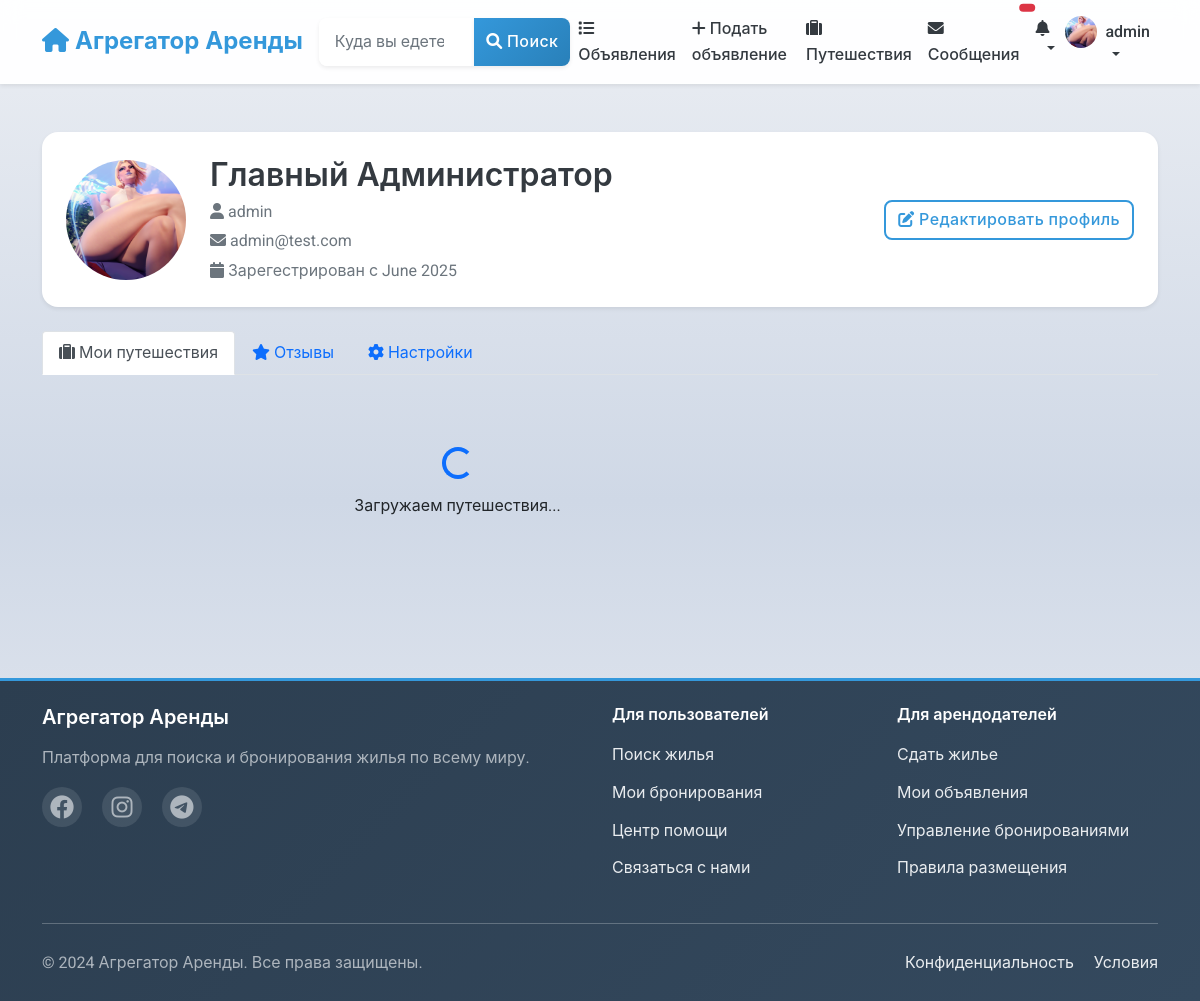
/users/profile/ (signed in), run on the app's committed database.
### users/models.py (models this page shows, shortened)
class User(AbstractUser):
    phone_number = models.CharField(_("Phone number"), max_length=20, blank=True)
    profile_picture = models.ImageField(_("Profile picture"), upload_to='profile_pictures/', blank=True, null=True)
    bio = models.TextField(_("Bio"), blank=True)
    is_phone_verified = models.BooleanField(_("Phone verified"), default=False)
    is_id_verified = models.BooleanField(_("ID verified"), default=False)
    is_host = models.BooleanField(_("Is host"), default=False)
    is_guest = models.BooleanField(_("Is guest"), default=True)
    ROLE_CHOICES = [
        ('user', _('Regular User')),
        ('host', _('Host')),
        ('moderator', _('Moderator')),
        ('admin', _('Administrator')),
    ]
    role = models.CharField(_("Role"), max_length=20, choices=ROLE_CHOICES, default='user')
    email_notifications = models.BooleanField(_("Email notifications"), default=True)
    sms_notifications = models.BooleanField(_("SMS notifications"), default=False)
    date_joined = models.DateTimeField(_("Date joined"), auto_now_add=True)
    last_updated = models.DateTimeField(_("Last updated"), auto_now=True)
    class Meta:
        verbose_name = _("User")
        verbose_name_plural = _("Users")
    @property
    def verification_status(self):
        if self.is_id_verified:
            return "ID Verified"
        elif self.is_phone_verified:
            return "Phone Verified"
        return "Unverified"

### users/views.py (the view)
# urls.py: path('profile/', views.profile_view, name='profile'),
@login_required
def profile_view(request):
    return render(request, 'users/profile.html', {
        'user': request.user,
    })

### notifications/templatetags/notify_tags.py (called while the page is built)
@register.simple_tag(takes_context=True)
def notification_count(context):
    user = context['request'].user
    if user.is_authenticated:
        count = user.notifications.filter(is_read=False).count()
        return count
    return 0

### users/templates/users/profile.html (shortened to what this page needs)
{% extends 'base.html' %}
{% load static %}
{% block content %}
<div class="container py-4">
    <div class="row mb-4">
        <div class="col-12">
            <div class="card shadow-sm">
                <div class="card-body p-4">
                    <div class="d-flex flex-column flex-md-row align-items-center">
                        <div class="me-md-4 mb-3 mb-md-0 text-center">
                            {% if user.profile_picture %}
                                <img src="{{ user.profile_picture.url }}" alt="{{ user.username }}" class="user-avatar lg rounded-circle" style="width: 120px; height: 120px; object-fit: cover;">
                            {% else %}
                                <div class="user-avatar lg rounded-circle bg-light d-flex align-items-center justify-content-center" style="width: 120px; height: 120px;">
                                    <i class="fas fa-user-circle fa-3x text-secondary"></i>
                                </div>
                            {% endif %}
                        </div>
                        <div class="flex-grow-1 text-center text-md-start">
                            <div class="d-flex flex-column flex-md-row justify-content-between align-items-md-center">
                                <div>
                                    <h2 class="mb-1">{{ user.get_full_name|default:user.username }}</h2>
                                    <p class="text-muted mb-1">
                                        <i class="fas fa-user"></i> {{ user.username }}
                                    </p>
                                    <p class="text-muted mb-1">
                                        <i class="fas fa-envelope"></i> {{ user.email }}
                                    </p>
                                    <p class="text-muted mb-0">
                                        <i class="fas fa-calendar"></i> Зарегестрирован с {{ user.date_joined|date:"F Y" }}
                                    </p>
                                </div>
                                <div class="mt-3 mt-md-0">
                                    <a href="{% url 'users:edit_profile' %}" class="btn btn-outline-primary">
                                        <i class="fas fa-edit"></i> Редактировать профиль
                                    </a>
                                </div>
                            </div>
                        </div>
                    </div>
                </div>
            </div>
        </div>
    </div>
    <ul class="nav nav-tabs mb-4" id="profileTabs" role="tablist">
        <li class="nav-item" role="presentation">
            <button class="nav-link active" id="trips-tab" data-bs-toggle="tab" data-bs-target="#trips"
                    type="button" role="tab" aria-controls="trips" aria-selected="true">
                <i class="fas fa-suitcase"></i> Мои путешествия
            </button>
        </li>
        <li class="nav-item" role="presentation">
            <button class="nav-link" id="reviews-tab" data-bs-toggle="tab" data-bs-target="#reviews"
                    type="button" role="tab" aria-controls="reviews" aria-selected="false">
                <i class="fas fa-star"></i> Отзывы
            </button>
        </li>
        <li class="nav-item" role="presentation">
            <button class="nav-link" id="settings-tab" data-bs-toggle="tab" data-bs-target="#settings"
                    type="button" role="tab" aria-controls="settings" aria-selected="false">
                <i class="fas fa-cog"></i> Настройки
            </button>
        </li>
    </ul>
    <div class="tab-content" id="profileTabsContent">
        <div class="tab-pane fade show active" id="trips" role="tabpanel" aria-labelledby="trips-tab">
            <div class="row">
                <div class="col-md-9">
                    <div id="trips-content" hx-get="{% url 'listings:user_bookings' %}?tab_content=1" hx-trigger="load once">
                        <div class="text-center p-5">
                            <div class="spinner-border text-primary" role="status">
                            </div>
                            <p class="mt-2">Загружаем путешествия...</p>
                        </div>
                    </div>
                </div>
            </div>
        </div>
    </div>
</div>
{% endblock %}

### templates/includes/navbar.html (shortened to what this page needs)
<nav class="navbar navbar-expand-lg navbar-light bg-white shadow-sm">
    <div class="container">
        <a class="navbar-brand" href="{% url 'listings:listing_list' %}">
            <i class="fas fa-home"></i> Агрегатор Аренды
        </a>
        <div class="collapse navbar-collapse" id="navbarSupportedContent">
            <form class="d-flex mx-auto my-2 my-lg-0" action="{% url 'listings:listing_list' %}" method="get">
                <div class="input-group">
                    <input class="form-control" type="search" name="location" placeholder="Куда вы едете?"
                           aria-label="Search" value="{{ request.GET.location|default:'' }}">
                    <button class="btn btn-primary" type="submit">
                        <i class="fas fa-search"></i> Поиск
                    </button>
                </div>
            </form>
            <ul class="navbar-nav ms-auto mb-2 mb-lg-0">
                <li class="nav-item">
                    <a class="nav-link {% if request.resolver_match.url_name == 'listing_list' %}active{% endif %}"
                       href="{% url 'listings:listing_list' %}">
                        <i class="fas fa-list"></i> Объявления
                    </a>
                </li>
                {% if user.is_authenticated %}
                    {% if user.is_host %}
                    <li class="nav-item dropdown">
                        <a class="nav-link dropdown-toggle" href="#" id="hostDropdown" role="button"
                           data-bs-toggle="dropdown" aria-expanded="false">
                            <i class="fas fa-home"></i> Управление
                        </a>
                        <ul class="dropdown-menu">
                            <li>
                                <a class="dropdown-item" href="{% url 'listings:host_dashboard' %}">
                                    <i class="fas fa-tachometer-alt"></i> Панель управления
                                </a>
                            </li>
                            <li>
                                <a class="dropdown-item" href="{% url 'listings:host_listings' %}">
                                    <i class="fas fa-list"></i> Мои объявления
                                </a>
                            </li>
                            <li>
                                <a class="dropdown-item" href="{% url 'listings:listing_create' %}">
                                    <i class="fas fa-plus"></i> Создать объявление
                                </a>
                            </li>
                            <li>
                                <a class="dropdown-item" href="{% url 'listings:host_bookings' %}">
                                    <i class="fas fa-calendar-check"></i> Запросы на бронирование
                                </a>
                            </li>
                            <li>
                                <a class="dropdown-item" href="{% url 'subscriptions:plan_list' %}">
                                    <i class="fas fa-credit-card"></i> Управление подписками
                                </a>
                            </li>
                        </ul>
                    </li>
                    {% else %}
                    <li class="nav-item">
                        <a class="nav-link" href="{% url 'listings:listing_create' %}">
                            <i class="fas fa-plus"></i> Подать объявление
                        </a>
                    </li>
                    {% endif %}
                    <li class="nav-item">
                        <a class="nav-link {% if request.resolver_match.url_name == 'user_bookings' %}active{% endif %}"
                           href="{% url 'listings:user_bookings' %}">
                            <i class="fas fa-suitcase"></i> Путешествия
                        </a>
                    </li>
                    <li class="nav-item">
                        <a class="nav-link position-relative {% if 'chat' in request.path %}active{% endif %}"
                           href="{% url 'chat:conversation_list' %}">
                            <i class="fas fa-envelope"></i> Сообщения
                            <span id="message-badge" class="position-absolute top-0 start-100 translate-middle badge rounded-pill bg-danger"
                                  hx-get="{% url 'chat:get_unread_count' %}"
                                  hx-trigger="load, every 30s"
                                  hx-swap="innerHTML">
                            </span>
                        </a>
                    </li>
                    <li class="nav-item dropdown">
                        <a class="nav-link dropdown-toggle position-relative" href="#" id="notificationDropdown"
                           role="button" data-bs-toggle="dropdown" aria-expanded="false"
                           onclick="loadNotifications()"
                           data-bs-auto-close="outside">
                            <i class="fas fa-bell"></i>
                                {% load notify_tags %}
                        </a>
                    </li>
                    <li class="nav-item dropdown">
                        <a class="nav-link dropdown-toggle d-flex align-items-center" href="#" id="userDropdown" role="button"
                           data-bs-toggle="dropdown" aria-expanded="false">
                            {% if user.profile_picture %}
                                <img src="{{ user.profile_picture.url }}" alt="{{ user.username }}" class="rounded-circle me-2" width="32" height="32" style="object-fit: cover;">
                            {% else %}
                                <i class="fas fa-user-circle fa-lg me-2"></i>
                            {% endif %}
                            {{ user.username }}
                        </a>
                    </li>
                {% endif %}
            </ul>
        </div>
    </div>
</nav>

### templates/base.html (style rules this page uses)
:root { --primary-color: #3498db; --primary-dark: #2980b9; --primary-light: #85c1e9; --secondary-color: #e74c3c; --secondary-dark: #c0392b; --accent-color: #f39c12; --accent-dark: #e67e22; --light-gray: #f8f9fa; --medium-gray: #e9ecef; --dark-gray: #343a40; --success-color: #2ecc71; --warning-color: #f1c40f; --danger-color: #e74c3c; --info-color: #3498db; --text-color: #212529; --text-muted: #6c757d; --border-radius: 0.5rem; --border-radius-lg: 1rem; --border-radius-sm: 0.25rem; --box-shadow: 0 0.125rem 0.25rem rgba(0, 0, 0, 0.075); --box-shadow-lg: 0 0.5rem 1.5rem rgba(0, 0, 0, 0.15); --box-shadow-hover: 0 0.25rem 0.75rem rgba(0, 0, 0, 0.1); --transition: all 0.3s cubic-bezier(0.4, 0, 0.2, 1); --transition-fast: all 0.15s ease; --gradient-primary: linear-gradient( 135deg, var(--primary-color), var(--primary-dark) ); --gradient-accent: linear-gradient( 135deg, var(--accent-color), var(--accent-dark) ); }
* { box-sizing: border-box; }
body { font-family: "Roboto", -apple-system, BlinkMacSystemFont, "Segoe UI", Roboto, Oxygen, Ubuntu, Cantarell, "Open Sans", "Helvetica Neue", sans-serif; color: var(--text-color); line-height: 1.6; background: linear-gradient(to bottom, #ebeef3 0%, #cfd8e6 50%, #ebeef3 100%); min-height: 100vh; font-size: 16px; -webkit-font-smoothing: antialiased; -moz-osx-font-smoothing: grayscale; }
a { color: var(--primary-color); text-decoration: none; transition: var(--transition); position: relative; }
h1, h2, h3, h4, h5, h6 { font-weight: 600; margin-bottom: 1rem; color: var(--dark-gray); }
h2 { font-size: clamp(1.5rem, 3.5vw, 2rem); }
p { margin-bottom: 1rem; color: var(--text-color); }
.btn { border-radius: var(--border-radius); font-weight: 500; transition: var(--transition); position: relative; overflow: hidden; text-transform: none; letter-spacing: 0.025em; }
.btn::before { content: ""; position: absolute; top: 0; left: -100%; width: 100%; height: 100%; background: linear-gradient( 90deg, transparent, rgba(255, 255, 255, 0.2), transparent ); transition: left 0.5s; }
.btn-primary { background: var(--gradient-primary); border: none; color: white; box-shadow: var(--box-shadow); }
.btn-outline-primary { border: 2px solid var(--primary-color); color: var(--primary-color); background: transparent; transition: var(--transition); }
.card { border-radius: var(--border-radius-lg); box-shadow: var(--box-shadow); transition: var(--transition); border: none; background: white; overflow: hidden; position: relative; }
.card::before { content: ""; position: absolute; top: 0; left: 0; right: 0; height: 4px; background: var(--gradient-primary); transform: scaleX(0); transition: transform 0.3s ease; }
.card-body { padding: 1.5rem; position: relative; z-index: 1; }
.navbar { box-shadow: 0 2px 20px rgba(0, 0, 0, 0.1); background: rgba(255, 255, 255, 0.95) !important; backdrop-filter: blur(10px); border-bottom: 1px solid rgba(255, 255, 255, 0.2); transition: var(--transition); z-index: 1050; }
.navbar .dropdown { z-index: 1060; }
.navbar-brand { font-weight: 700; color: var(--primary-color) !important; font-size: 1.5rem; transition: var(--transition); }
.navbar-nav .nav-link { font-weight: 500; color: var(--dark-gray) !important; transition: var(--transition); position: relative; }
.navbar-nav .nav-link::after { content: ""; position: absolute; width: 0; height: 2px; bottom: 0; left: 50%; background: var(--gradient-primary); transition: all 0.3s ease; }
.form-control { border-radius: var(--border-radius); border: 2px solid var(--medium-gray); transition: var(--transition); padding: 0.75rem 1rem; }
.input-group { box-shadow: var(--box-shadow); border-radius: var(--border-radius); overflow: hidden; }
.input-group .form-control { border: none; box-shadow: none; }
.input-group .btn { border-radius: 0; }
.badge { font-weight: 500; }
html, body { height: 100%; }
.wrapper { min-height: 100vh; display: flex; flex-direction: column; }

### users/templates/users/profile.html (style rules this page uses)
.nav-tabs .nav-link { cursor: pointer; }
.tab-content > .tab-pane { display: none; }
.tab-content > .tab-pane.active { display: block; }
.nav-tabs .nav-link.active { background-color: #fff; border-color: #dee2e6 #dee2e6 #fff; color: #495057; }

### data on the page
User: profile_picture (picture), username "admin", get_full_name "Главный Администратор", email "admin@test.com", date_joined "June 2025"
